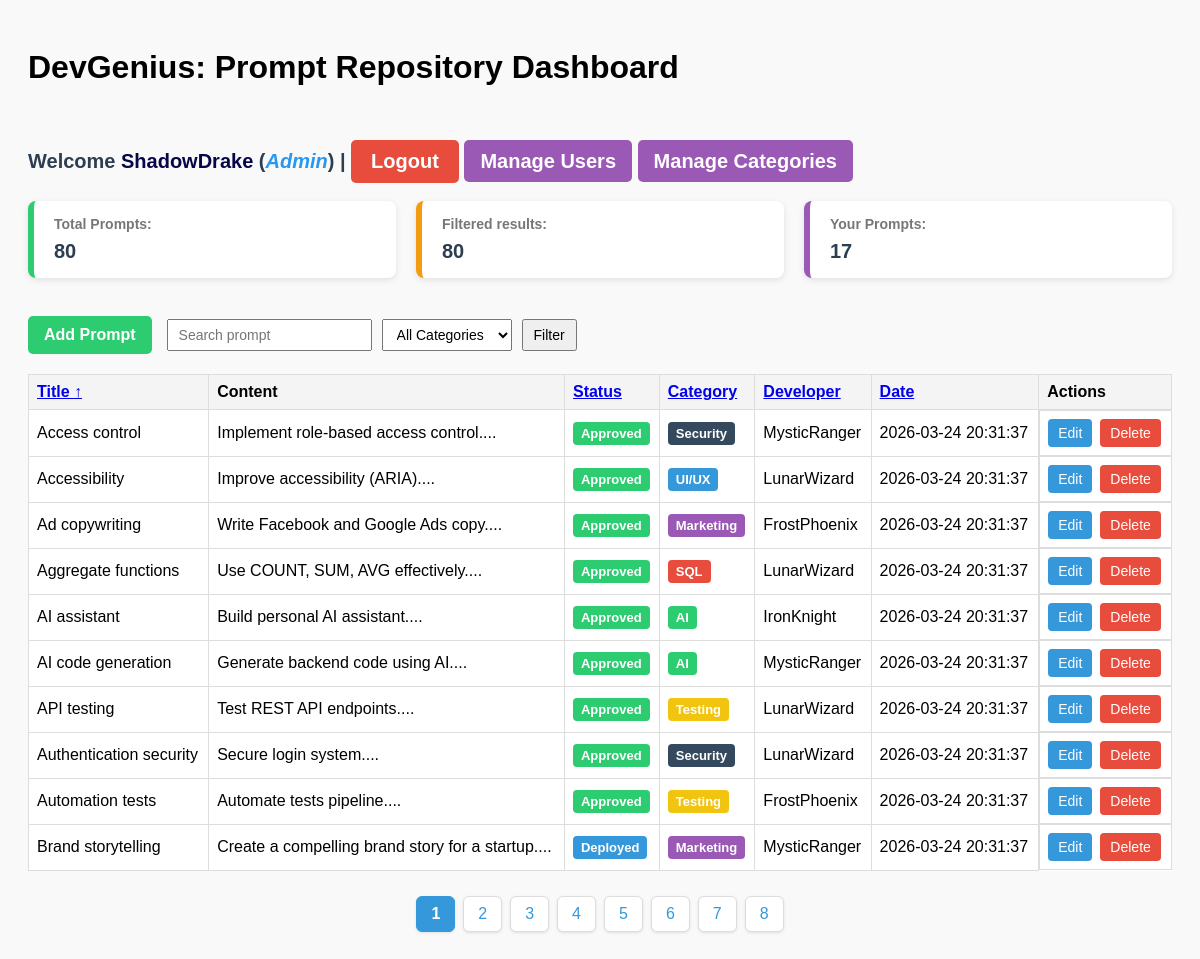
/index.php (signed in), run on the app's committed database.
### tables this page shows
CREATE TABLE IF NOT EXISTS prompts (
    id INT AUTO_INCREMENT PRIMARY KEY,
    title VARCHAR(255) NOT NULL,
    content TEXT NOT NULL,
    user_id INT,
    category_id INT,
    created_at TIMESTAMP DEFAULT CURRENT_TIMESTAMP,
    status ENUM('Approved','Rejected','Deployed') DEFAULT 'Approved',
    FOREIGN KEY (user_id) REFERENCES users(id) ON DELETE CASCADE,
    FOREIGN KEY (category_id) REFERENCES categories(id) ON DELETE CASCADE
);

CREATE TABLE IF NOT EXISTS categories (
id INT AUTO_INCREMENT PRIMARY KEY,
name VARCHAR(100) NOT NULL,
created_at TIMESTAMP DEFAULT CURRENT_TIMESTAMP
);

CREATE TABLE IF NOT EXISTS users (
id INT AUTO_INCREMENT PRIMARY KEY,
username VARCHAR(100) NOT NULL,
email VARCHAR(100) NOT NULL,
password VARCHAR(200) NOT NULL,
his_role ENUM('Admin','Developper') DEFAULT 'Developper',
created_at TIMESTAMP DEFAULT CURRENT_TIMESTAMP
);

### auth/role.php (called while the page is built, shortened)
<?php
function isAdmin() {
    return $_SESSION['role'] === 'Admin';
}
function canEditPrompts($ownerId = null){
    if(isAdmin()) return true;
    return false;
}
function canCreatePrompt(){
    return isAdmin() || isDevelopper();
}
function canManageUsers() {
    return isAdmin();
}
?>

### index.php (the view, shortened to what this page needs)
<?php
require 'auth/db.php';
require 'auth/role.php';
$search   = $_GET['search'] ?? '';
$category = $_GET['category'] ?? '';
$sort     = $_GET['sort'] ?? 'title';
$order    = $_GET['order'] ?? 'ASC';
$page     = $_GET['page'] ?? 1;
$order = ($order === 'DESC') ? 'DESC' : 'ASC';
$limit  = 10;
$page   = max(1,(int)$page);
$offset = ($page - 1) * $limit;
$sql = "SELECT prompts.*,
               categories.name AS category_name,
               users.username AS developer
        FROM prompts
        INNER JOIN categories ON prompts.category_id = categories.id
        INNER JOIN users ON prompts.user_id = users.id
        WHERE 1";
$sql .= " ORDER BY $sort $order
          LIMIT :limit OFFSET :offset";
$stmt = $pdo->prepare($sql);
$stmt->bindValue(':limit', $limit, PDO::PARAM_INT);
$stmt->bindValue(':offset', $offset, PDO::PARAM_INT);
$stmt->execute();
$prompts = $stmt->fetchAll(PDO::FETCH_ASSOC);
$totalStmt = $pdo->query("SELECT COUNT(*) FROM prompts");
$totalPrompts = $totalStmt->fetchColumn();
$filteredSql = "SELECT COUNT(*) FROM prompts WHERE 1";
$filteredParams = [];
$filteredStmt = $pdo->prepare($filteredSql);
$filteredStmt->execute($filteredParams);
$filteredPrompts = $filteredStmt->fetchColumn();
$userStmt = $pdo->prepare("SELECT COUNT(*) FROM prompts WHERE user_id = ?");
$userStmt->execute([$_SESSION['user_id']]);
$userPrompts = $userStmt->fetchColumn();
$totalPages = ceil($filteredPrompts / $limit);
$queryBase = http_build_query([
    'search' => $search,
    'category' => $category,
    'page' => $page
]);
function sortLink($column, $label, $sort, $order, $queryBase) {
    $newOrder = ($column === $sort && $order === 'ASC') ? 'DESC' : 'ASC';
    $arrow = '';
    if ($column === $sort) {
        $arrow = $order === 'ASC' ? ' ↑' : ' ↓';
    }
    return "<a href='?$queryBase&sort=$column&order=$newOrder'>$label$arrow</a>";
}
?>
<!DOCTYPE html>
<html>
<head>
    <link rel="stylesheet" href="assets/css/style.css">
    <link rel="stylesheet" href="assets/css/style.php">
</head>
<body>
<h1>DevGenius: Prompt Repository Dashboard</h1>
<br><br>
<div class="p-welcome">
    Welcome <span class="username"><?php echo htmlspecialchars($_SESSION['username']); ?></span> (<span class="role"><?php echo htmlspecialchars($_SESSION['role']); ?></span>) |
    <a href="logout.php" class="logout-btn">Logout</a>
    <?php if(canManageUsers()): ?>
    <a href="admin/users.php" class="btn-manage">Manage Users</a>
    <a href="admin/categories.php" class="btn-manage">Manage Categories</a>
    <?php endif; ?>
</div>
<br>
<div class="summary-container">
    <div class="summary-item">
        <h4>Total Prompts:</h4>
        <p><?= htmlspecialchars($totalPrompts) ?></p>
    </div>
    <div class="summary-item">
        <h4>Filtered results:</h4>
        <p><?= htmlspecialchars($filteredPrompts ?? 0) ?></p>
    </div>
    <div class="summary-item">
        <h4>Your Prompts:</h4>
        <p><?= htmlspecialchars($userPrompts ?? 0) ?></p>
    </div>
</div>
<br>
<div class="toolbar">
    <?php if(canCreatePrompt()): ?>
    <a href="devgest/add_prompt.php" class="btn-add">Add Prompt</a>
    <?php endif; ?>
    <form method="GET" class="filter-form">
        <input name="search" placeholder="Search prompt" value="<?= htmlspecialchars($search) ?>">
        <select name="category">
            <option value="">All Categories</option>
        </select>
        <button type="submit">Filter</button>
    </form>
</div>
<table>
    <tr>
        <th><?= sortLink('title','Title',$sort,$order,$queryBase) ?></th>
        <th>Content</th>
        <th><?= sortLink('status','Status',$sort,$order,$queryBase) ?></th>
        <th><?= sortLink('category_name','Category',$sort,$order,$queryBase) ?></th>
        <th><?= sortLink('developer','Developer',$sort,$order,$queryBase) ?></th>
        <th><?= sortLink('created_at','Date',$sort,$order,$queryBase) ?></th>
        <th>Actions</th>
    </tr>
    <?php foreach ($prompts as $p):
    $statusClass = strtolower(str_replace(' ','-',$p['status']));
    ?>
    <tr>
    <td><?= htmlspecialchars($p['title']) ?></td>
    <td><?= htmlspecialchars(substr($p['content'],0,80)) ?>...</td>
    <td>
    <span class="status-badge status-<?= $statusClass ?>">
    <?= $p['status'] ?>
    </span>
    </td>
    <td>
    <span class="status-badge category-badge-<?= $p['category_id'] ?>">
    <?= htmlspecialchars($p['category_name']) ?>
    </span>
    </td>
    <td><?= htmlspecialchars($p['developer']) ?></td>
    <td><?= $p['created_at'] ?></td>
    <td class="actions">
    <?php if(canEditPrompts($p['user_id'])): ?>
    <a href="devgest/update_prompt.php?id=<?= $p['id'] ?>" class="btn-edit">Edit</a>
    <a href="devgest/delete_prompt.php?id=<?= $p['id'] ?>" class="btn-delete" onclick="return confirm('Delete this prompt?')">Delete</a>
    <?php endif; ?>
    </td>
    </tr>
    <?php endforeach; ?>
</table>
<div class="pagination">
<?php for ($i=1;$i<=$totalPages;$i++): ?>
<a href="?search=<?= $search ?>&category=<?= $category ?>&sort=<?= $_GET['sort'] ?? 'title' ?>&order=<?= $order ?>&page=<?= $i ?>"
<?= ($i==$page)?'class="active"':'' ?>>
<?= $i ?>
</a>
<?php endfor; ?>
</div>
</body>
</html>

### Assets/css/style.css (style rules this page uses)
body { font-family: Arial, sans-serif; padding: 20px; background: #f9f9f9; }
h1 { margin-bottom: 10px; }
.p-welcome { margin: 8px 0 0; font-size: 20px; font-weight: bold; color: #2c3e50; }
.p-welcome .username { color: rgb(6, 6, 72); font-weight: bold; }
.p-welcome .role { color: rgb(40, 151, 241); font-style: italic; }
.toolbar { display: flex; flex-wrap: wrap; align-items: center; gap: 15px; margin-bottom: 20px; }
.filter-form { display: flex; gap: 10px; flex-wrap: wrap; }
.filter-form input, .filter-form select, .filter-form button { padding: 6px 10px; font-size: 14px; }
.btn-add { background: #2ecc71; color: white; padding: 10px 16px; text-decoration: none; border-radius: 5px; font-weight: bold; }
table { width: 100%; border-collapse: collapse; margin-top: 10px; background: white; }
table th, table td { border: 1px solid #ddd; padding: 8px; text-align: left; }
table th { background: #f4f4f4; cursor: pointer; }
.actions { display: flex; gap: 8px; }
.btn-edit { background: #3498db; color: white; padding: 6px 10px; text-decoration: none; border-radius: 4px; font-size: 14px; }
.btn-delete { background: #e74c3c; color: white; padding: 6px 10px; text-decoration: none; border-radius: 4px; font-size: 14px; }
.status-badge { padding: 4px 8px; border-radius: 4px; color: white; font-weight: bold; font-size: 13px; display: inline-block; }
.status-approved { background: #2ecc71; }
.status-deployed { background: #3498db; }
.pagination { display: flex; justify-content: center; margin-top: 25px; gap: 8px; }
.pagination a { padding: 8px 14px; text-decoration: none; color: #3498db; background: white; border: 1px solid #ddd; border-radius: 6px; font-weight: 500; transition: all 0.2s ease; box-shadow: 0 1px 3px rgba(0,0,0,0.1); }
.pagination a.active { background: #3498db; color: white; border-color: #3498db; font-weight: bold; }
.logout-btn { display: inline-block; padding: 10px 20px; background-color: #e74c3c; color: white; text-decoration: none; border-radius: 5px; font-weight: bold; }
.btn-manage { background:#9b59b6; color:white; padding:10px 16px; text-decoration:none; border-radius:5px; font-weight:bold; }
.summary-container { display: flex; gap: 20px; margin-bottom: 20px; flex-wrap: wrap; }
.summary-item { flex: 1; min-width: 200px; background: white; padding: 15px 20px; border-radius: 8px; border-left: 6px solid #3498db; box-shadow: 0 2px 6px rgba(0,0,0,0.1); }
.summary-item h4 { margin: 0; font-size: 14px; color: #777; }
.summary-item p { margin: 8px 0 0; font-size: 20px; font-weight: bold; color: #2c3e50; }
.summary-item:nth-child(1) { border-left-color: #2ecc71; }
.summary-item:nth-child(2) { border-left-color: #f39c12; }
.summary-item:nth-child(3) { border-left-color: #9b59b6; }

### data on the page
prompts: title "Access control", content "Implement role-based access control.", status "Approved", category.name "Security", user.username "MysticRanger", created_at "2026-03-24 20:31:37"
prompts: title "Accessibility", content "Improve accessibility (ARIA).", status "Approved", category.name "UI/UX", user.username "LunarWizard", created_at "2026-03-24 20:31:37"
prompts: title "Ad copywriting", content "Write Facebook and Google Ads copy.", status "Approved", category.name "Marketing", user.username "FrostPhoenix", created_at "2026-03-24 20:31:37"
prompts: title "Aggregate functions", content "Use COUNT, SUM, AVG effectively.", status "Approved", category.name "SQL", user.username "LunarWizard", created_at "2026-03-24 20:31:37"
prompts: title "AI assistant", content "Build personal AI assistant.", status "Approved", category.name "AI", user.username "IronKnight", created_at "2026-03-24 20:31:37"
prompts: title "AI code generation", content "Generate backend code using AI.", status "Approved", category.name "AI", user.username "MysticRanger", created_at "2026-03-24 20:31:37"
prompts: title "API testing", content "Test REST API endpoints.", status "Approved", category.name "Testing", user.username "LunarWizard", created_at "2026-03-24 20:31:37"
prompts: title "Authentication security", content "Secure login system.", status "Approved", category.name "Security", user.username "LunarWizard", created_at "2026-03-24 20:31:37"
prompts: title "Automation tests", content "Automate tests pipeline.", status "Approved", category.name "Testing", user.username "FrostPhoenix", created_at "2026-03-24 20:31:37"
prompts: title "Brand storytelling", content "Create a compelling brand story for a startup.", status "Deployed", category.name "Marketing", user.username "MysticRanger", created_at "2026-03-24 20:31:37"

### other printed values
$_SESSION['username'] "ShadowDrake"
$_SESSION['role'] "Admin"
$totalPrompts "80"
$filteredPrompts "80"
$userPrompts "17"
$label "Title Status Category Developer Date"
$arrow "↑"
